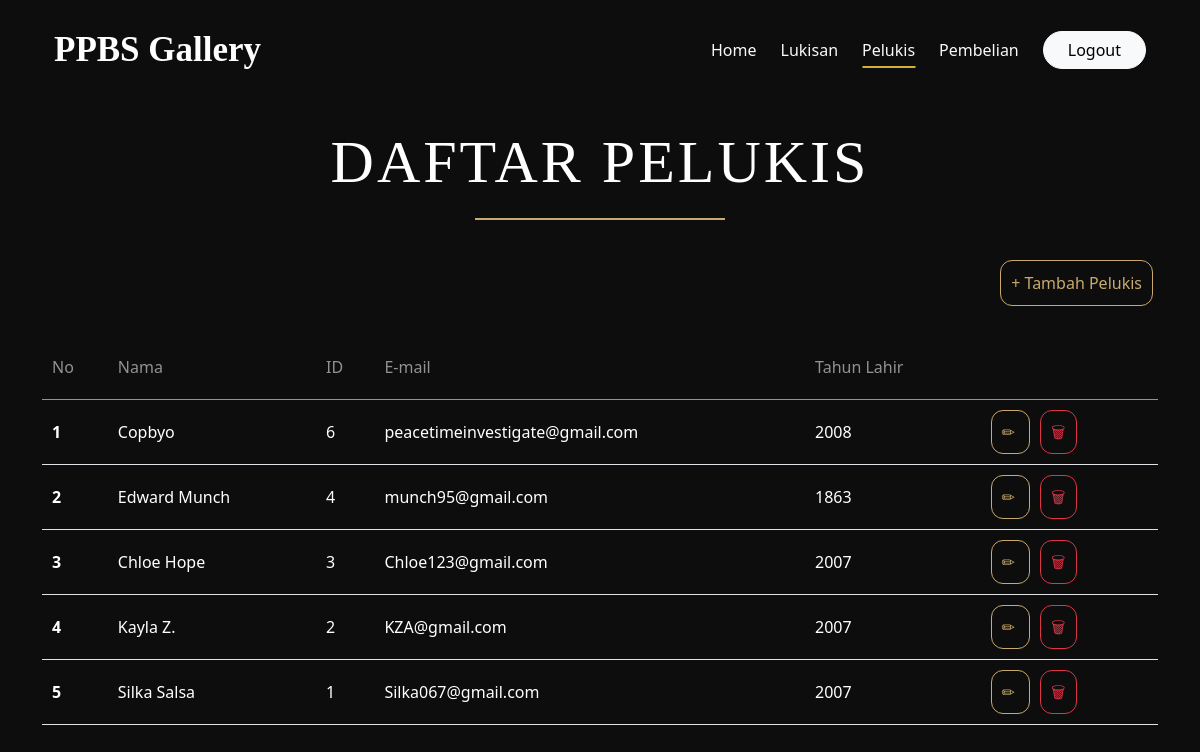
Page /pelukis.php on the committed database.
### tables this page shows
CREATE TABLE `pelukis` (
  `id_pelukis` int(11) NOT NULL,
  `nama_pelukis` varchar(50) NOT NULL,
  `tahun_lahir` int(11) DEFAULT NULL,
  `email` varchar(50) DEFAULT NULL
);

### pelukis.php (the view, shortened to what this page needs)
<?php include 'koneksi.php';
?>
<!DOCTYPE html>
<html lang="en">
<head>
    <link href="https://cdn.jsdelivr.net/npm/bootstrap@5.0.2/dist/css/bootstrap.min.css" rel="stylesheet">
    <link rel="stylesheet" href="styles.css?v=1">
</head>
<body style="background:#0d0d0d;color:white;">
    <div class="container">
        <nav class="navbar navbar-expand-lg py-4">
                <div class="container-fluid">
                    <span style="font-family:'Times New Roman',serif; font-size:35px; font-weight:bold; color:white;">
                        PPBS Gallery
                    </span>
                    <div class="ms-auto d-flex align-items-center gap-4">
                        <a class="text-decoration-none text-light" href="home.php">
                            Home
                        </a>
                            <a class="text-decoration-none text-light" href="lukisan.php">Lukisan</a>
                            <a class="text-decoration-none text-light active-link" href="pelukis.php">Pelukis</a>
                            <a class="text-decoration-none text-light" href="pembelian.php">Pembelian</a>
                        <a class="btn btn-light rounded-pill px-4"
                            href="logout.php"
                            onclick="return confirm('Yakin mau logout?')">
                            Logout
                        </a>
                    </div>
                </div>
            </nav>
        <div class="hero fade-up">
            <h1>DAFTAR PELUKIS</h1>
            <div class="gold-line"></div>
        </div>
        <div class="text-end mb-4 fade-up">
            <button id="openModal" class="btn-dark-custom">
                + Tambah Pelukis
            </button>
        </div>
            <table class="table table-hover align-middle fade-up">
                <thead>
                    <tr>
                    <th scope="col">No</th>
                    <th scope="col">Nama</th>
                    <th scope="col">ID</th>
                    <th scope="col">E-mail</th>
                    <th scope="col">Tahun Lahir</th>
                    <th scope="col">    </th>
                    </tr>
                </thead>
                <tbody>
                    <?php
                    $sql2    = "SELECT * FROM pelukis order by id_pelukis desc";
                    $q2     = mysqli_query($koneksi, $sql2);
                    $urut   = 1;
                    while($r2 = mysqli_fetch_array($q2)) {
                        $id_pelukis   = $r2['id_pelukis'];
                        $nama_pelukis = $r2['nama_pelukis'];
                        $email        = $r2['email'];
                        $tahun_lahir  = $r2['tahun_lahir'];
                        ?>
                        <tr>
                            <th scope="row"><?php echo $urut++ ?></th>
                            <td scope="row"><?php echo $nama_pelukis ?></td>
                            <td scope="row"><?php echo $id_pelukis ?></td>
                            <td scope="row"><?php echo $email?></td>
                            <td scope="row"><?php echo $tahun_lahir ?></td>
                            <td scope="row">
                                <a class="btn-dark-custom" href="pelukis.php?op=edit&id_pelukis=<?php echo $r2['id_pelukis']; ?>">
                                    ✏
                                </a>
                                <a class="btn-dark-custom btn-delete" href="pelukis.php?op=delete&id_pelukis=<?php echo $r2['id_pelukis']; ?>"
                                onclick="return confirm('Hapus data ini?')">
                                    🗑
                                </a>
                            </td>
                        </tr>
                        <?php
                    }
                    ?>
                </tbody>
            </table>
        <br><br>
    </div>
</body>
</html>

### styles.css (style rules this page uses)
.fade-up { opacity:0; transform:translateY(50px); transition: opacity .8s ease, transform .8s ease; }
.fade-up.show { opacity:1; transform:translateY(0); }
.active-link { position: relative; font-weight: 500; }
.active-link::after { content: ""; position: absolute; left: 0; bottom: -6px; width: 100%; height: 2px; background: white; }
.text-light { position: relative; }
.text-light::after { content:''; position:absolute; left:50%; bottom:-6px; width:0; height:2px; background:#d4af37; transition:all .3s ease; transform:translateX(-50%); }
.text-light:hover::after, .active-link::after { width:100%; }
.btn-dark-custom { flex:1; background:transparent; border:1px solid rgba(255,255,255,.15); border-color:#c9a96e; color:#c9a96e; border-radius:12px; padding:10px; text-decoration:none; text-align:center; margin: 5px; }
.btn-delete { border-color:#dc3545; color:#dc3545; }
.btn-gold, .btn-delete { flex:1; text-align:center; }
body { background:#050505; color:white; font-family: "Segoe UI", sans-serif; }
.hero { text-align:center; padding:25px 0 15px; }
.hero h1 { font-family:"Times New Roman", serif; font-size:60px; letter-spacing:3px; color:#ffffff; }
.gold-line { width:250px; height:2px; background:#c9a96e; margin:20px auto; }
.table { color:white; }
.table td, .table th { padding: 20px 10px; }
.table thead th { color: #929292; border-bottom: 1px solid rgba(255,255,255,0.15); font-weight: 500; }
.table-hover tbody tr { transition: all .25s ease; }

### rows in the picture
pelukis: nama_pelukis "Copbyo", id_pelukis "6", email "peacetimeinvestigate@gmail.com", tahun_lahir "2008"
pelukis: nama_pelukis "Edward Munch", id_pelukis "4", email "munch95@gmail.com", tahun_lahir "1863"
pelukis: nama_pelukis "Chloe Hope", id_pelukis "3", email "Chloe123@gmail.com", tahun_lahir "2007"
pelukis: nama_pelukis "Kayla Z.", id_pelukis "2", email "KZA@gmail.com", tahun_lahir "2007"
pelukis: nama_pelukis "Silka Salsa", id_pelukis "1", email "Silka067@gmail.com", tahun_lahir "2007"
